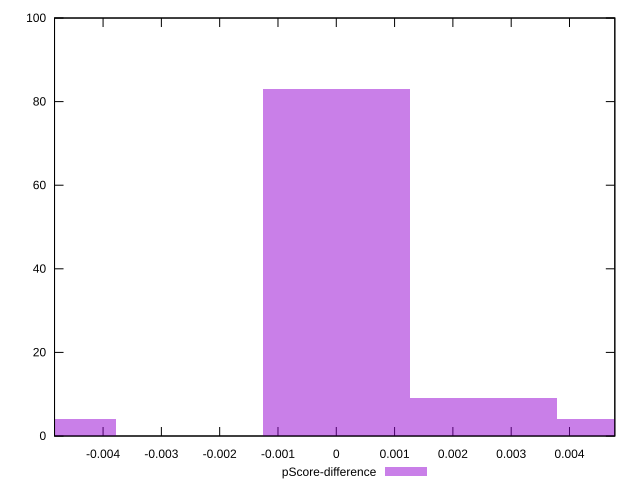

gnuplot code for this plot:
reset

$pScoreDifference <<EOF
0 83
-0.005041623868183539 4
0.0025208119340917696 9
0.005041623868183539 4
EOF

set key outside below
set boxwidth 0.0025208119340917696
set xrange [-0.004832500616709368:0.004777500232060694]
set yrange [0:100]
set trange [0:100]
set style fill transparent solid 0.5 noborder
set terminal svg size 640, 490 enhanced background rgb 'white'
set output "report_00018_2021-02-10T15-25-16.877Z/uses-rel-preconnect/samples/pages+cached/pScore-difference/histogram.svg"

plot $pScoreDifference title "pScore-difference" with boxes

reset
